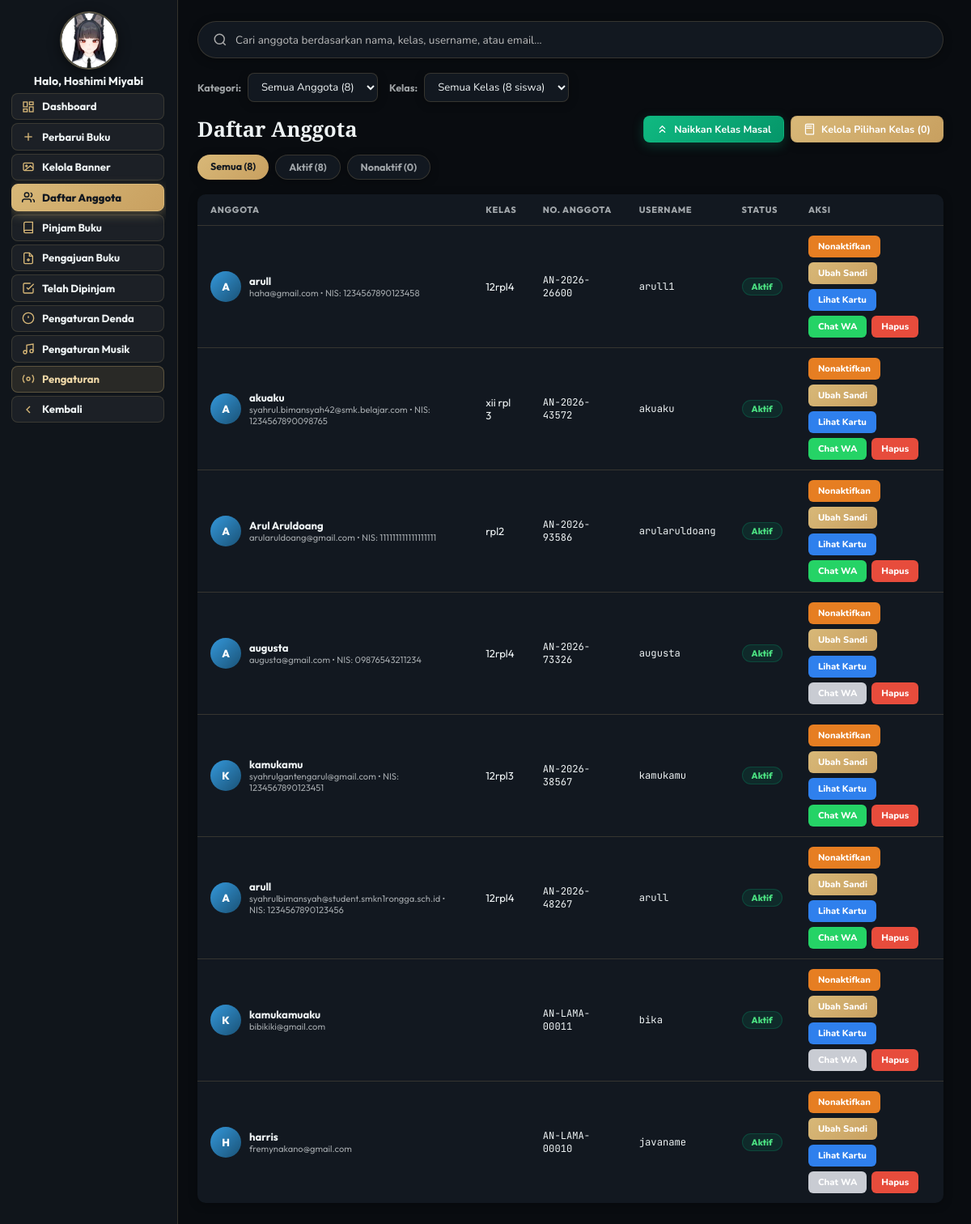
Before: /daftar_anggota.php (signed in) with the older database file.
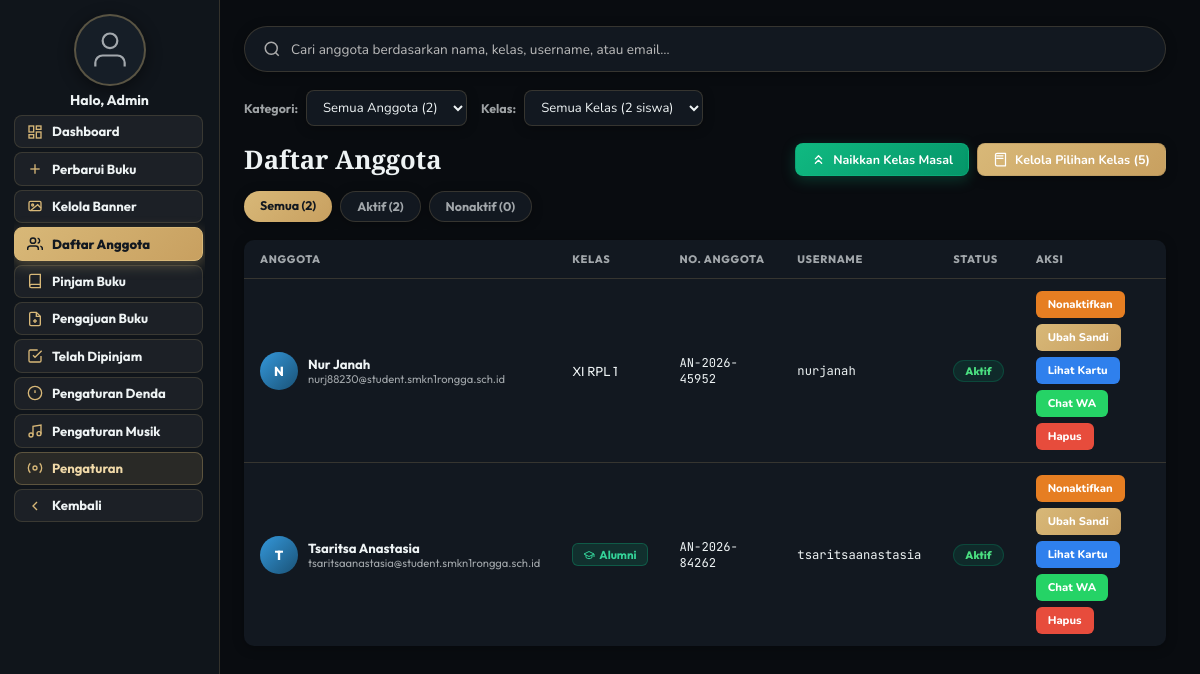
After: the same page with the newer database file.
### tables this page shows
CREATE TABLE `admin_profile` (
  `id` int NOT NULL,
  `user_id` int NOT NULL,
  `display_name` varchar(100) NOT NULL DEFAULT 'Admin',
  `foto` varchar(255) NOT NULL DEFAULT '',
  `updated_at` timestamp NULL DEFAULT CURRENT_TIMESTAMP ON UPDATE CURRENT_TIMESTAMP
);

CREATE TABLE `users` (
  `id` int NOT NULL,
  `full_name` varchar(100) NOT NULL,
  `nik` varchar(30) NOT NULL DEFAULT '',
  `kelas` varchar(50) NOT NULL DEFAULT '',
  `no_hp` varchar(20) NOT NULL DEFAULT '',
  `no_anggota` varchar(30) NOT NULL DEFAULT '',
  `username` varchar(50) NOT NULL,
  `email` varchar(100) NOT NULL,
  `password` varchar(255) NOT NULL,
  `foto` varchar(255) NOT NULL DEFAULT '',
  `role` enum('admin','member') DEFAULT 'member',
  `status` enum('pending','approved','rejected') NOT NULL DEFAULT 'pending',
  `card_status` enum('active','frozen') NOT NULL DEFAULT 'active' COMMENT 'Dibekukan sementara saat proses Lupa Kartu berlangsung',
  `created_at` timestamp NULL DEFAULT CURRENT_TIMESTAMP
);

### daftar_anggota.php (the view, shortened to what the changed rows need)
<?php
require_once "db.php";
if (!function_exists('format_nomor_wa')) {
    function format_nomor_wa($no_hp) {
        $digits = preg_replace('/\D/', '', $no_hp ?? '');
        if ($digits === '') return '';
        if (substr($digits, 0, 1) === '0') {
            $digits = '62' . substr($digits, 1);
        } elseif (substr($digits, 0, 2) !== '62') {
            $digits = '62' . $digits;
        }
        return $digits;
    }
}
$profil_res  = mysqli_query($conn, "SELECT * FROM admin_profile LIMIT 1");
$profil      = $profil_res ? mysqli_fetch_assoc($profil_res) : null;
$admin_name  = $profil["display_name"] ?? ($_SESSION["user_name"] ?? "Admin");
$admin_foto  = $profil["foto"] ?? "";
$list_kelas = [];
$res_kelas = mysqli_query($conn, "SELECT * FROM kelas ORDER BY nama_kelas ASC");
if ($res_kelas) {
    while ($rk = mysqli_fetch_assoc($res_kelas)) {
        $list_kelas[] = $rk;
    }
}
$search       = trim($_GET["q"] ?? "");
$filter       = $_GET["status"] ?? "all";
$kelas_filter = trim($_GET["kelas"] ?? "");
$tipe_filter  = $_GET["tipe"] ?? "all";
$where = ["role = 'member'"];
$where_sql = "WHERE " . implode(" AND ", $where);
$anggota_list = [];
$res = mysqli_query($conn, "SELECT * FROM users $where_sql ORDER BY (status='pending') DESC, id DESC");
while ($row = mysqli_fetch_assoc($res)) {
    $anggota_list[] = $row;
}
$total_semua_res = mysqli_query($conn, "SELECT COUNT(*) AS c FROM users WHERE role='member'");
$total_semua_anggota = $total_semua_res ? (int)(mysqli_fetch_assoc($total_semua_res)['c'] ?? 0) : 0;
$total_guru_res = mysqli_query($conn, "SELECT COUNT(*) AS c FROM users WHERE role='member' AND LOWER(TRIM(kelas)) = 'guru'");
$total_guru = $total_guru_res ? (int)(mysqli_fetch_assoc($total_guru_res)['c'] ?? 0) : 0;
$total_siswa = max(0, $total_semua_anggota - $total_guru);
$where_count = ["role = 'member'"];
$where_count_sql = "WHERE " . implode(" AND ", $where_count);
$count_res = mysqli_query($conn, "SELECT status, COUNT(*) AS c FROM users $where_count_sql GROUP BY status");
$counts = ["pending" => 0, "approved" => 0, "rejected" => 0];
while ($row = mysqli_fetch_assoc($count_res)) {
    $counts[$row["status"]] = (int)$row["c"];
}
?>
<!DOCTYPE html>
<html lang="id">
<head>
</head>
<body>
<aside class="sidebar" id="sidebar">
  <div class="sidebar-header">
    <div class="avatar-wrap" onclick="openProfilModal()" title="Edit Profil">
    <div class="avatar-circle">
      <?php if ($admin_foto && file_exists($admin_foto)): ?>
        <img src="<?= htmlspecialchars($admin_foto) ?>?v=<?= filemtime($admin_foto) ?>" alt="Admin" width="72" height="72" loading="eager" decoding="sync"/>
      <?php else: ?>
        <svg class="default-icon" viewBox="0 0 24 24" fill="none" stroke="currentColor" stroke-width="1.2">
          <path d="M20 21v-2a4 4 0 0 0-4-4H8a4 4 0 0 0-4 4v2"/><circle cx="12" cy="7" r="4"/>
        </svg>
      <?php endif; ?>
    </div>
  </div>
  <div class="admin-name-label">Halo, <?= htmlspecialchars($admin_name) ?></div>
  </div>
</aside>
<main class="main">
  <div class="filter-toolbar">
    <div class="filter-group">
      <label for="tipeFilterSelect">Kategori:</label>
      <select id="tipeFilterSelect" onchange="applyKategoriFilter(this.value)">
        <option value="all" <?= $tipe_filter === 'all' ? 'selected' : '' ?>>Semua Anggota (<?= $total_semua_anggota ?>)</option>
      </select>
    </div>
    <div class="filter-group" id="wrapFilterKelas" style="<?= $tipe_filter === 'guru' ? 'display:none;' : '' ?>">
      <label for="kelasFilterSelect">Kelas:</label>
      <select id="kelasFilterSelect" onchange="applyKelasFilter(this.value)">
        <option value="">Semua Kelas (<?= $total_siswa ?> siswa)</option>
      </select>
    </div>
  </div>
  <div id="searchResultArea">
  <div class="content-header">
    <div style="display:flex; gap:8px; align-items:center; flex-wrap:wrap;">
      <button type="button" class="btn-manage-kelas btn-naik-kelas" onclick="openNaikKelasModal()">
        <svg width="15" height="15" viewBox="0 0 24 24" fill="none" stroke="currentColor" stroke-width="2.2" stroke-linecap="round" stroke-linejoin="round">
          <polyline points="17 11 12 6 7 11"></polyline>
          <polyline points="17 18 12 13 7 18"></polyline>
        </svg>
        Naikkan Kelas Masal
      </button>
      <button type="button" class="btn-manage-kelas" onclick="openKelasModal()">
        <svg width="15" height="15" viewBox="0 0 24 24" fill="none" stroke="currentColor" stroke-width="2" stroke-linecap="round" stroke-linejoin="round">
          <path d="M4 19.5v-15A2.5 2.5 0 0 1 6.5 2H20v20H6.5a2.5 2.5 0 0 1-2.5-2.5Z"/>
          <path d="M6 6h10M6 10h10"/>
        </svg>
        Kelola Pilihan Kelas (<?= count($list_kelas) ?>)
      </button>
    </div>
  </div>
  <div class="status-tabs">
    <?php
      $qstr = $search !== "" ? "&q=" . urlencode($search) : "";
      $qstr .= $kelas_filter !== "" ? "&kelas=" . urlencode($kelas_filter) : "";
      $qstr .= $tipe_filter !== "all" ? "&tipe=" . urlencode($tipe_filter) : "";
      $tabs = [
        "all"      => "Semua (" . array_sum($counts) . ")",
        "approved" => "Aktif (" . $counts["approved"] . ")",
        "rejected" => "Nonaktif (" . $counts["rejected"] . ")",
      ];
      foreach ($tabs as $key => $label):
        $active = $filter === $key ? "active" : "";
    ?>
      <a class="status-tab <?= $active ?>" data-status="<?= $key ?>" href="daftar_anggota.php?status=<?= $key ?><?= $qstr ?>"><?= $label ?></a>
    <?php endforeach; ?>
  </div>
  <?php if (empty($anggota_list)): ?>
  <div class="empty-state">
    <svg viewBox="0 0 24 24" fill="none" stroke="currentColor" stroke-width="1.5">
      <path d="M17 21v-2a4 4 0 0 0-4-4H5a4 4 0 0 0-4 4v2"/><circle cx="9" cy="7" r="4"/>
    </svg>
    <p>Belum ada anggota<?= $search ? " yang cocok dengan pencarian." : " di kategori ini." ?></p>
  </div>
  <?php else: ?>
  <div class="table-wrap">
    <table>
      <thead>
        <tr>
          <th>Anggota</th>
          <th>Kelas</th>
          <th>No. Anggota</th>
          <th>Username</th>
          <th>Status</th>
          <th>Aksi</th>
        </tr>
      </thead>
      <tbody>
        <?php foreach ($anggota_list as $a): ?>
        <tr>
          <td data-label="Anggota">
            <div class="cell-anggota">
              <div class="member-avatar">
                <?php $foto_anggota = $a["foto"] ?? ""; ?>
                <?php if ($foto_anggota !== "" && file_exists($foto_anggota)): ?>
                  <img src="<?= htmlspecialchars($foto_anggota) ?>" alt="Foto <?= htmlspecialchars($a["full_name"]) ?>">
                <?php else: ?>
                  <?= htmlspecialchars(mb_strtoupper(mb_substr($a["full_name"], 0, 1))) ?>
                <?php endif; ?>
              </div>
              <div>
                <div class="cell-name"><?= htmlspecialchars($a["full_name"]) ?></div>
                <div class="cell-sub">
                  <?= htmlspecialchars($a["email"]) ?>
                  <?php if (!empty($a["nik"])): ?>
                    • <?= strcasecmp($a["kelas"], "Guru") === 0 ? "NIP: " : "NIS: " ?><?= htmlspecialchars($a["nik"]) ?>
                  <?php endif; ?>
                </div>
              </div>
            </div>
          </td>
          <td data-label="Kelas">
            <?php if (strcasecmp($a["kelas"], "Guru") === 0): ?>
              <span class="badge" style="background:rgba(99,102,241,.18);color:#818cf8;border:1px solid rgba(99,102,241,.35);font-weight:700;padding:3px 8px;border-radius:6px;font-size:.74rem;display:inline-flex;align-items:center;gap:4px;">
                <svg width="12" height="12" viewBox="0 0 24 24" fill="none" stroke="currentColor" stroke-width="2"><path d="M20 21v-2a4 4 0 0 0-4-4H8a4 4 0 0 0-4 4v2"/><circle cx="12" cy="7" r="4"/></svg>
                Guru / Pendidik
              </span>
            <?php elseif (strcasecmp($a["kelas"], "Alumni") === 0): ?>
              <span class="badge-alumni" style="display:inline-flex;align-items:center;gap:4px;">
                <svg width="12" height="12" viewBox="0 0 24 24" fill="none" stroke="currentColor" stroke-width="2"><path d="M22 10v6M2 10l10-5 10 5-10 5z"/><path d="M6 12v5c3 3 9 3 12 0v-5"/></svg>
                Alumni
              </span>
            <?php else: ?>
              <?= htmlspecialchars($a["kelas"]) ?>
            <?php endif; ?>
          </td>
          <td class="cell-mono" data-label="No. Anggota"><?= htmlspecialchars($a["no_anggota"]) ?></td>
          <td class="cell-mono" data-label="Username"><?= htmlspecialchars($a["username"]) ?></td>
          <td data-label="Status">
            <?php if ($a["status"] === "pending"): ?>
              <span class="badge badge-pending">Menunggu</span>
            <?php elseif ($a["status"] === "approved"): ?>
              <span class="badge badge-approved">Aktif</span>
            <?php else: ?>
              <span class="badge badge-rejected">Nonaktif</span>
            <?php endif; ?>
          </td>
          <td data-label="Aksi">
            <div class="row-actions">
              <?php if ($a["status"] === "pending"): ?>
                <button class="act-btn act-approve" onclick="kirimAksi('approve', <?= $a['id'] ?>)">Aktifkan</button>
                <button class="act-btn act-reject" onclick="kirimAksi('reject', <?= $a['id'] ?>)">Tolak</button>
              <?php elseif ($a["status"] === "approved"): ?>
                <button class="act-btn act-reject" onclick="konfirmasiNonaktifkan(<?= $a['id'] ?>, '<?= htmlspecialchars(addslashes($a['full_name'])) ?>')">Nonaktifkan</button>
                <button class="act-btn act-reset" onclick="bukaModalUbahSandi(<?= $a['id'] ?>, '<?= htmlspecialchars(addslashes($a['full_name'])) ?>', '<?= htmlspecialchars(addslashes($a['username'])) ?>')">Ubah Sandi</button>
              <?php else: ?>
                <button class="act-btn act-approve" onclick="kirimAksi('approve', <?= $a['id'] ?>)">Aktifkan Kembali</button>
              <?php endif; ?>
              <a class="act-btn act-kartu" href="kartu_anggota.php?id=<?= $a['id'] ?>" target="_blank" rel="noopener">Lihat Kartu</a>
              <?php $wa_number = format_nomor_wa($a["no_hp"] ?? ""); ?>
              <?php if ($wa_number !== ""): ?>
                <a class="act-btn act-wa" href="https://wa.me/<?= $wa_number ?>" target="_blank" rel="noopener">Chat WA</a>
              <?php else: ?>
                <span class="act-btn act-wa disabled" title="Anggota belum mengisi nomor HP">Chat WA</span>
              <?php endif; ?>
              <button class="act-btn act-hapus" onclick="konfirmasiHapusAnggota(<?= $a['id'] ?>, '<?= htmlspecialchars(addslashes($a['full_name'])) ?>')">Hapus</button>
            </div>
          </td>
        </tr>
        <?php endforeach; ?>
      </tbody>
    </table>
  </div>
  <?php endif; ?>
  <?php
  $search_result_html = ob_get_clean();
  echo $search_result_html;
  ?>
  </div>
</main>
</body>
</html>

Changed rows visible on the page:
removed users: full_name "A", full_name "arull", email "haha@gmail.com", shows "NIS:", nik "1234567890123458", kelas "12rpl4", no_anggota "AN-2026-26600", username "arull1", status "Aktif"
removed users: full_name "A", full_name "akuaku", email "syahrul.bimansyah42@smk.belajar.com", shows "NIS:", nik "1234567890098765", kelas "xii rpl 3", no_anggota "AN-2026-43572", username "akuaku", status "Aktif"
removed users: full_name "A", full_name "Arul Aruldoang", email "arularuldoang@gmail.com", shows "NIS:", nik "111111111111111111", kelas "rpl2", no_anggota "AN-2026-93586", username "arularuldoang", status "Aktif"
removed users: full_name "A", full_name "augusta", email "augusta@gmail.com", shows "NIS:", nik "09876543211234", kelas "12rpl4", no_anggota "AN-2026-73326", username "augusta", status "Aktif", no_hp "Chat WA"
removed users: full_name "K", full_name "kamukamu", email "syahrulgantengarul@gmail.com", shows "NIS:", nik "1234567890123451", kelas "12rpl3", no_anggota "AN-2026-38567", username "kamukamu", status "Aktif"
removed users: full_name "A", full_name "arull", email "syahrulbimansyah@student.smkn1rongga.sch.id", shows "NIS:", nik "1234567890123456", kelas "12rpl4", no_anggota "AN-2026-48267", username "arull", status "Aktif"
removed users: full_name "K", full_name "kamukamuaku", email "bibikiki@gmail.com", no_anggota "AN-LAMA-00011", username "bika", status "Aktif", no_hp "Chat WA"
removed users: full_name "H", full_name "harris", email "fremynakano@gmail.com", no_anggota "AN-LAMA-00010", username "javaname", status "Aktif", no_hp "Chat WA"
changed admin_profile: display_name "Hoshimi Miyabi" → "Admin"; foto: picture removed
added users: full_name "N", full_name "Nur Janah", email "nurj88230@student.smkn1rongga.sch.id", kelas "XI RPL 1", no_anggota "AN-2026-45952", username "nurjanah", status "Aktif"
added users: full_name "T", full_name "Tsaritsa Anastasia", email "tsaritsaanastasia@student.smkn1rongga.sch.id", kelas "Alumni" (drawn), no_anggota "AN-2026-84262", username "tsaritsaanastasia", status "Aktif"
Other visible differences:
form field value: "Semua Anggota (8)" → "Semua Anggota (2)"
form field value: "Semua Kelas (8 siswa)" → "Semua Kelas (2 siswa)"
count($list_kelas): "0" → "5"
new list line: "Semua (2)"
new list line: "Aktif (2)"
list line gone: "Semua (8)"
list line gone: "Aktif (8)"
